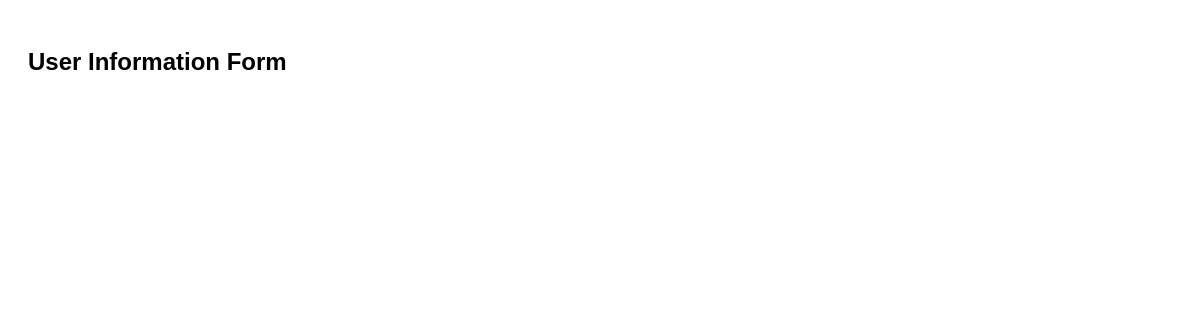
The app's page /showuserdata/?id=23, older data.
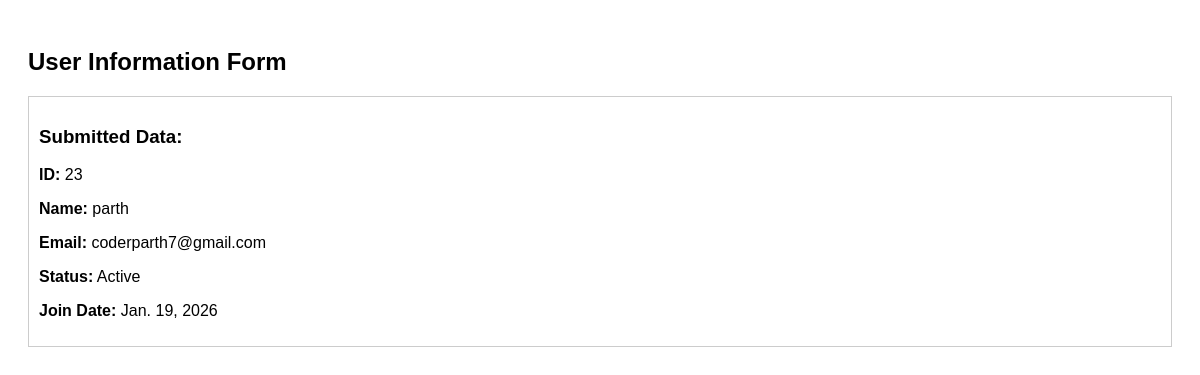
The same page, newer data.
### tour_and_travalling/models.py (models this page shows, shortened)
class ragister(models.Model):
  user_id=models.AutoField(primary_key=True,auto_created=True)
  name=models.CharField(max_length=20)
  email_id=models.CharField(max_length=40)
  password=models.CharField(max_length=20)
  conpassword=models.CharField(max_length=20)
  join_date=models.DateField(default=timezone.now)
  image = models.ImageField(upload_to='profile_images/', null=True, default='profile.jpg')

### tour_and_travalling/views.py (the view)
# urls.py: path('showuserdata/',showuserdata,name="showuserdata"),
def showuserdata(request):
    r_id=request.GET.get('id')
    r_id=int(r_id)
    reg=ragister.objects.all().filter(user_id=r_id)
    return render(request,"tour_and_travalling/admin/showuserdata.html",{'reg':reg})

### tour_and_travalling/templates/tour_and_travalling/admin/showuserdata.html (shortened to what this page needs)
<!DOCTYPE html>
<html lang="en">
<head>
</head>
<body>
  <h2>User Information Form</h2>
  {%for r in reg%}
<div id="userData" style="display:block;">
    <h3>Submitted Data:</h3>
    <p><strong>ID:</strong> <span id="{{r.user_id}}">{{r.user_id}}</span></p>
    <p><strong>Name:</strong> <span id="displayName">{{r.name}}</span></p>
    <p><strong>Email:</strong> <span id="displayEmail">{{r.email_id}}</span></p>
    <p><strong>Status:</strong> <span id="displayAge">Active</span></p>
    <p><strong>Join Date:</strong> <span id="displayAge">{{r.join_date}}</span></p>
  </div>
{%endfor%}
</body>
</html>

### tour_and_travalling/templates/tour_and_travalling/admin/showuserdata.html (style rules this page uses)
body { font-family: Arial, sans-serif; padding: 20px; }
#userData { margin-top: 20px; padding: 10px; border: 1px solid #ccc; }

Row changes from the older to the newer data that the page shows:
added ragister: user_id "23", name "parth", email_id "coderparth7@gmail.com", join_date "Jan. 19, 2026"
